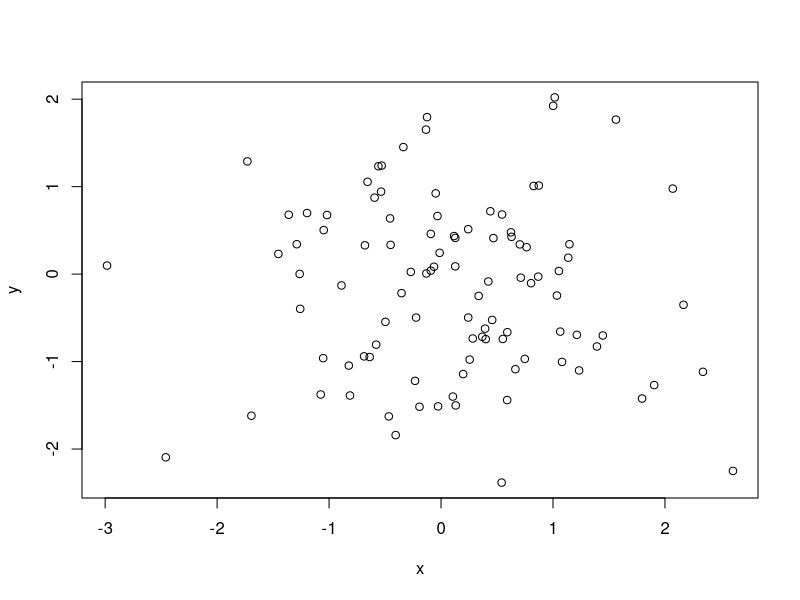
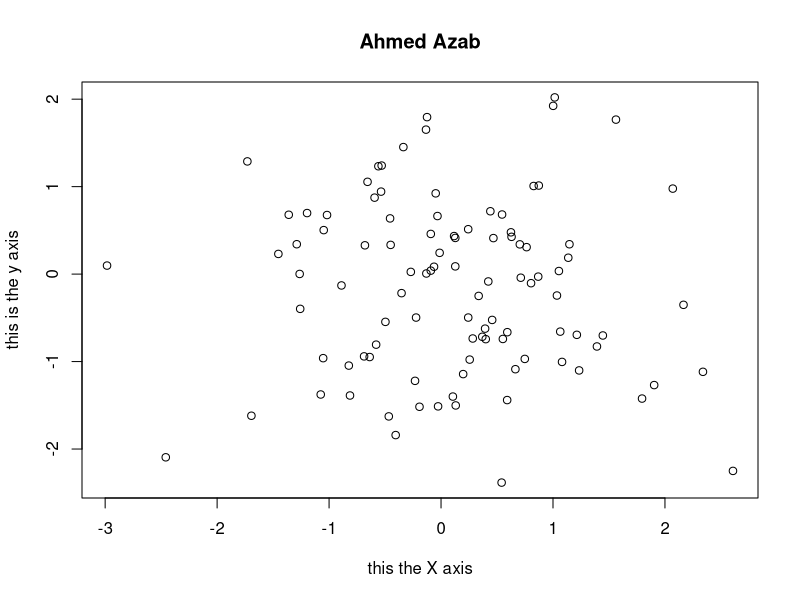
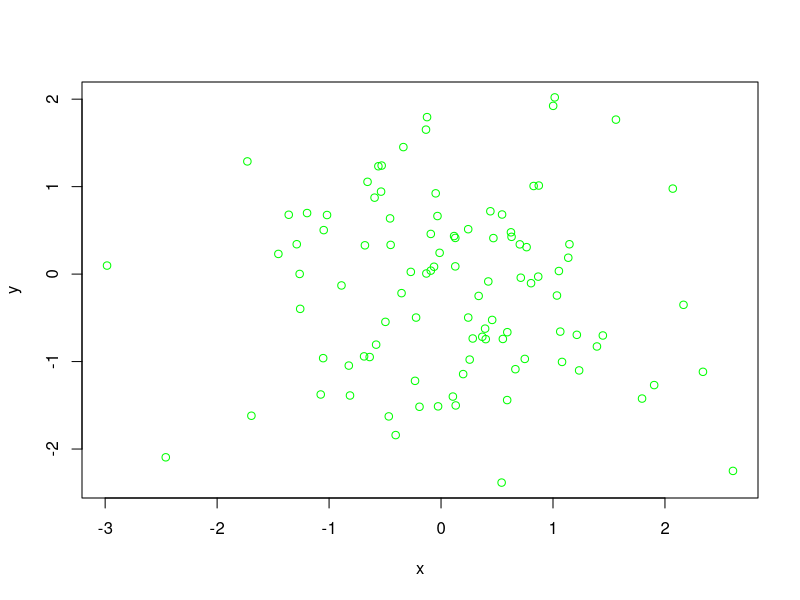

These charts were generated, in order, by the following R code:
## ---- chunk 1
x = rnorm(100)

y = rnorm(100)

plot(x,y)

plot(x,y, xlab="this the X axis", ylab="this is the y axis", main="Ahmed Azab")
## ---- chunk 2
jpeg("Figure.jpeg")
plot(x,y, col='green')
dev.off()
## ---- chunk 3
x = seq(1,10)

x
## ---- chunk 4
x = 1:10

x
